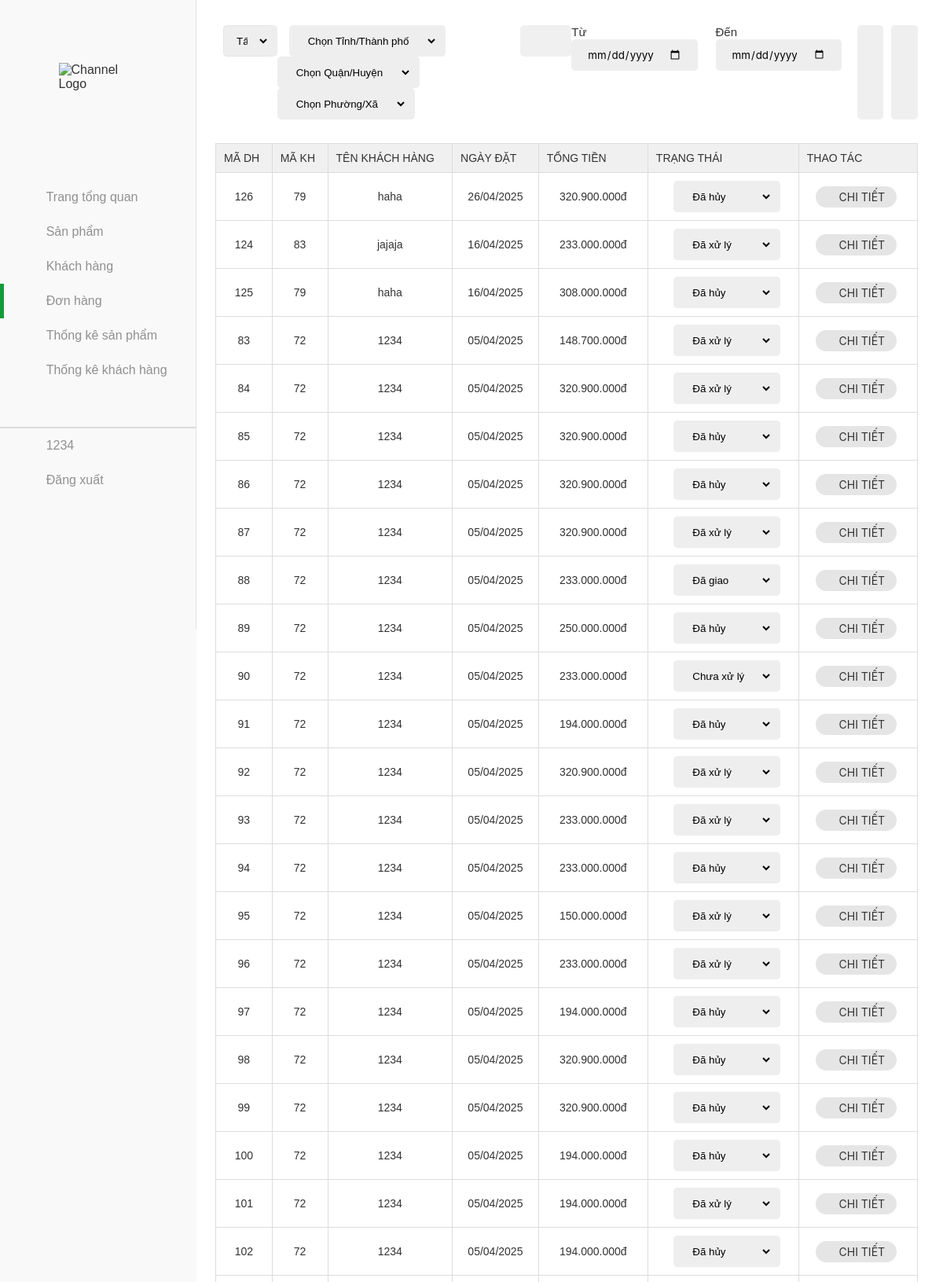
The page /donhang/donhang.php (signed in, upper part) on the database its author committed.
### tables this page shows
CREATE TABLE `orders` (
  `id` int(11) NOT NULL,
  `customer_id` int(11) NOT NULL,
  `total` varchar(255) DEFAULT NULL,
  `note` text DEFAULT NULL,
  `payment_method` varchar(50) DEFAULT NULL,
  `delivery_type` varchar(50) DEFAULT NULL,
  `created_at` date NOT NULL DEFAULT current_timestamp(),
  `status` enum('chuaxuly','daxuly','dagiao','dahuy') NOT NULL DEFAULT 'chuaxuly',
  `recipient_name` varchar(255) NOT NULL,
  `recipient_phone` varchar(20) NOT NULL,
  `address` varchar(255) NOT NULL,
  `city_code` varchar(10) DEFAULT NULL,
  `city_name` varchar(100) DEFAULT NULL,
  `district_code` varchar(10) DEFAULT NULL,
  `district_name` varchar(100) DEFAULT NULL,
  `ward_code` varchar(10) DEFAULT NULL,
  `ward_name` varchar(100) DEFAULT NULL,
  `street_address` varchar(255) DEFAULT NULL
);

CREATE TABLE `customer` (
  `id` int(20) NOT NULL,
  `name` varchar(20) NOT NULL,
  `contact` varchar(11) NOT NULL,
  `joindate` date NOT NULL,
  `status` int(255) NOT NULL,
  `password` varchar(255) NOT NULL,
  `email` varchar(255) NOT NULL,
  `address` varchar(255) NOT NULL,
  `city_code` varchar(10) DEFAULT NULL,
  `city_name` varchar(100) DEFAULT NULL,
  `district_code` varchar(10) DEFAULT NULL,
  `district_name` varchar(100) DEFAULT NULL,
  `ward_code` varchar(10) DEFAULT NULL,
  `ward_name` varchar(100) DEFAULT NULL,
  `street_address` varchar(255) DEFAULT NULL,
  `role` varchar(255) NOT NULL
);

### donhang/donhang.php (the view, shortened to what this page needs)
<?php
include('../database.php');
$sql = "SELECT orders.*, customer.name AS customer_name, customer.city_code, customer.city_name, customer.district_code, customer.district_name, customer.ward_code, customer.ward_name
        FROM orders
        INNER JOIN customer ON orders.customer_id = customer.id
        WHERE 1=1";
$sql .= " ORDER BY orders.created_at DESC";
$stmt = $conn->prepare($sql);
$stmt->execute();
$result = $stmt->get_result();
$orders = [];
if ($result->num_rows > 0) {
    while ($row = $result->fetch_assoc()) {
        $orderId = $row['id'];
        $sql_details = "SELECT order_details.*, products.tensp, products.hinhanh
                        FROM order_details
                        INNER JOIN products ON order_details.product_id = products.id
                        WHERE order_details.order_id = $orderId";
        $details_result = $conn->query($sql_details);
        $details = [];
        while ($detail = $details_result->fetch_assoc()) {
            $details[] = $detail;
        }
        $row['details'] = $details;
        $orders[] = $row;
    }
}
?>
<!DOCTYPE html>
<html lang="en">
<head>
    <link rel="stylesheet" href="../assets/css/admin.css">
    <link href="../assets/font/font-awesome-pro-v6-6.2.0/css/all.min.css" rel="stylesheet" />
</head>
<body>
    <div class="container">
        <aside class="sidebar open">
            <div class="top-sidebar">
                <a href="#" class="channel-logo"><img src="../image/logo.png" alt="Channel Logo"></a>
                <div class="hidden-sidebar your-channel"><img src=""
                </div>
            </div>
            <div class="middle-sidebar">
                <ul class="sidebar-list">
                    <li class="sidebar-list-item tab-content ">
                        <a href="../admin.php" class="sidebar-link">
                            <div class="sidebar-icon"><i class="fa-light fa-house"></i></div>
                            <div class="hidden-sidebar">Trang tổng quan</div>
                        </a>
                    </li>
                    <li class="sidebar-list-item tab-content">
                        <a href="../sanpham/sanpham.php" class="sidebar-link">
                            <div class="sidebar-icon"><i class="fa-thin fa-motorcycle"></i></div>
                            <div class="hidden-sidebar">Sản phẩm</div>
                        </a>
                    </li>
                    <li class="sidebar-list-item tab-content ">
                        <a href="../khachhang/khachhang.php" class="sidebar-link">
                            <div class="sidebar-icon"><i class="fa-light fa-users"></i></div>
                            <div class="hidden-sidebar">Khách hàng</div>
                        </a>
                    </li>
                    <li class="sidebar-list-item tab-content active">
                        <a href="../donhang/donhang.php" class="sidebar-link">
                            <div class="sidebar-icon"><i class="fa-light fa-basket-shopping"></i></div>
                            <div class="hidden-sidebar">Đơn hàng</div>
                        </a>
                    </li>
                    <li class="sidebar-list-item tab-content">
                        <a href="../thongkesp/thongke.php" class="sidebar-link">
                            <div class="sidebar-icon"><i class="fa-light fa-chart-simple"></i></div>
                            <div class="hidden-sidebar">Thống kê sản phẩm</div>
                        </a>
                    </li>
                    <li class="sidebar-list-item tab-content">
                        <a href="../thongkekh/thongkekh.php" class="sidebar-link">
                            <div class="sidebar-icon"><i class="fa-light fa-chart-simple"></i></div>
                            <div class="hidden-sidebar">Thống kê khách hàng</div>
                        </a>
                    </li>
                    <li class="sidebar-list-item user-logout" style="border-top: 2px solid rgba(0,0,0,0.12);">
                        <a href="#" class="sidebar-link">
                            <div class="sidebar-icon"><i class="fa-light fa-circle-user"></i></div>
                            <div class="hidden-sidebar" id="name-acc">
                                <?php echo $_SESSION['username']; ?>
                            </div>
                        </a>
                    </li>
                    <li class="sidebar-list-item user-logout">
                        <a class="sidebar-link" style="cursor:pointer">
                            <div class="sidebar-icon"><i class="fa-light fa-arrow-right-from-bracket"></i></div>
                            <div class="hidden-sidebar" id="logoutacc">Đăng xuất</div>
                        </a>
                    </li>
                </ul>
            </div>
        </aside>
        <main class="content">
            <div class="section">
                <div class="admin-control">
                    <form method="GET" action="" class="admin-control-wrapper" style="width: 100%;display: flex;justify-content: space-between;">
                        <div class="admin-control-left">
                            <select name="status" class="form-control" onchange="this.form.submit()">
                                <option value="4" <?php echo (isset($_GET['status']) && $_GET['status'] == '4') ? 'selected' : ''; ?>>Tất cả</option>
                            </select>
                        </div>
                        <div class="admin-control-location">
                            <select name="city" id="city"  onchange="loadDistricts(this.value)" style="margin-left:25px;">
                                <option value="">Chọn Tỉnh/Thành phố</option>
                            </select>
                            <select name="district" id="district"  onchange="loadWards(this.value)">
                                <option value="">Chọn Quận/Huyện</option>
                            </select>
                            <select name="ward" id="ward" >
                                <option value="">Chọn Phường/Xã</option>
                            </select>
                        </div>
                        <div class="admin-control-center">
                            <div class="form-search">
                                <span class="search-btn"><i class="fa-light fa-magnifying-glass"></i></span>
                                <input type="text" name="search" class="form-search-input"
                                    value="<?php echo isset($_GET['search']) ? htmlspecialchars($_GET['search']) : ''; ?>"
                                    placeholder="Tìm kiếm mã đơn, mã khách hàng, tên khách hàng...">
                            </div>
                        </div>
                        <div class="admin-control-right">
                            <div class="fillter-date">
                                <div>
                                    <label for="time-start">Từ</label>
                                    <input type="date" name="start_date" class="form-control-date"
                                        value="<?php echo isset($_GET['start_date']) ? $_GET['start_date'] : ''; ?>">
                                </div>
                                <div>
                                    <label for="time-end">Đến</label>
                                    <input type="date" name="end_date" class="form-control-date"
                                        value="<?php echo isset($_GET['end_date']) ? $_GET['end_date'] : ''; ?>">
                                </div>
                                <button type="submit" class="btn-reset-order"><i class="fa-light fa-filter"></i></button>
                                <button><a href="donhang.php" class="btn-reset-order"><i class="fa-light fa-arrow-rotate-right"></i></a></button>
                            </div>
                        </div>
                    </form>
                </div>
                <div class="table">
                    <table width="100%">
                        <thead>
                            <tr>
                                <td>Mã DH</td>
                                <td>Mã KH</td>
                                <td>Tên khách hàng</td>
                                <td>Ngày đặt</td>
                                <td>Tổng tiền</td>
                                <td>Trạng thái</td>
                                <td>Thao tác</td>
                            </tr>
                        </thead>
                        <tbody id="showOrder">
                            <?php if (count($orders) > 0): ?>
                                <?php foreach ($orders as $order): ?>
                                    <tr>
                                        <td><?php echo $order['id']; ?></td>
                                        <td><?php echo str_pad($order['customer_id'], 2, '0', STR_PAD_LEFT); ?></td>
                                        <td><?php echo htmlspecialchars($order['customer_name']); ?></td>
                                        <td><?php echo date('d/m/Y', strtotime($order['created_at'])); ?></td>
                                        <td><?php echo number_format($order['total'], 0, ',', '.') . 'đ'; ?></td>
                                        <td>
                                            <form method="POST" action="" class="status-form">
                                                <select name="new_status" onchange="this.form.submit()">
                                                    <option value="chuaxuly" <?php echo $order['status'] == 'chuaxuly' ? 'selected' : ''; ?>>Chưa xử lý</option>
                                                    <option value="daxuly" <?php echo $order['status'] == 'daxuly' ? 'selected' : ''; ?>>Đã xử lý</option>
                                                    <option value="dahuy" <?php echo $order['status'] == 'dahuy' ? 'selected' : ''; ?>>Đã hủy</option>
                                                    <option value="dagiao" <?php echo $order['status'] == 'dagiao' ? 'selected' : ''; ?>>Đã giao</option>
                                                </select>
                                            </form>
                                        </td>
                                        <td class="control">
                                            <form method="GET" action="" style="display: inline;">
                                                <button type="submit" class="btn-detail">
                                                    <i class="fa-regular fa-eye"></i> Chi tiết
                                                </button>
                                            </form>
                                        </td>
                                    </tr>
                                <?php endforeach; ?>
                            <?php else: ?>
                                <tr>
                                    <td colspan="7" class="no-products">Không có đơn hàng nào!</td>
                                </tr>
                            <?php endif; ?>
                        </tbody>
                    </table>
                </div>
            </div>
        </main>
    </div>
</body>
</html>

### rows shown on the page
orders: id "126", customer "79", customer.name "haha", created_at "26/04/2025", total "320.900.000", new_status "Đã hủy"
orders: id "124", customer "83", customer.name "jajaja", created_at "16/04/2025", total "233.000.000", new_status "Đã xử lý"
orders: id "125", customer "79", customer.name "haha", created_at "16/04/2025", total "308.000.000", new_status "Đã hủy"
orders: id "83", customer "72", customer.name "1234", created_at "05/04/2025", total "148.700.000", new_status "Đã xử lý"
orders: id "84", customer "72", customer.name "1234", created_at "05/04/2025", total "320.900.000", new_status "Đã xử lý"
orders: id "85", customer "72", customer.name "1234", created_at "05/04/2025", total "320.900.000", new_status "Đã hủy"
orders: id "86", customer "72", customer.name "1234", created_at "05/04/2025", total "320.900.000", new_status "Đã hủy"
orders: id "87", customer "72", customer.name "1234", created_at "05/04/2025", total "320.900.000", new_status "Đã xử lý"
orders: id "88", customer "72", customer.name "1234", created_at "05/04/2025", total "233.000.000", new_status "Đã giao"
orders: id "89", customer "72", customer.name "1234", created_at "05/04/2025", total "250.000.000", new_status "Đã hủy"
orders: id "90", customer "72", customer.name "1234", created_at "05/04/2025", total "233.000.000", new_status "Chưa xử lý"
orders: id "91", customer "72", customer.name "1234", created_at "05/04/2025", total "194.000.000", new_status "Đã hủy"
orders: id "92", customer "72", customer.name "1234", created_at "05/04/2025", total "320.900.000", new_status "Đã xử lý"
orders: id "93", customer "72", customer.name "1234", created_at "05/04/2025", total "233.000.000", new_status "Đã xử lý"
orders: id "94", customer "72", customer.name "1234", created_at "05/04/2025", total "233.000.000", new_status "Đã hủy"
orders: id "95", customer "72", customer.name "1234", created_at "05/04/2025", total "150.000.000", new_status "Đã xử lý"
orders: id "96", customer "72", customer.name "1234", created_at "05/04/2025", total "233.000.000", new_status "Đã xử lý"
orders: id "97", customer "72", customer.name "1234", created_at "05/04/2025", total "194.000.000", new_status "Đã hủy"
orders: id "98", customer "72", customer.name "1234", created_at "05/04/2025", total "320.900.000", new_status "Đã hủy"
orders: id "99", customer "72", customer.name "1234", created_at "05/04/2025", total "320.900.000", new_status "Đã hủy"
orders: id "100", customer "72", customer.name "1234", created_at "05/04/2025", total "194.000.000", new_status "Đã hủy"
orders: id "101", customer "72", customer.name "1234", created_at "05/04/2025", total "194.000.000", new_status "Đã xử lý"
orders: id "102", customer "72", customer.name "1234", created_at "05/04/2025", total "194.000.000", new_status "Đã hủy"

### other values the page prints
$_SESSION['username'] "1234"
